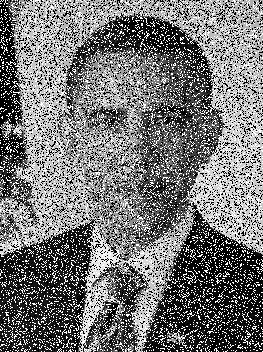
#> input picture MSAN501/images/guesswho.png, 263 x 352 px
$ python flip.py guesswho.png   (Python 2 division)
#> lines starting #> are read from the running program, lines starting #| are printed output that depends on the picture
import sys
from PIL import Image

def flip(img):
    width, height = img.size
    imgcopy = img.copy()
    mat1 = img.load()
    mat2 = imgcopy.load()
    for i in range(height):
        for j in range(width):
            mat2[j, i] = mat1[width - j - 1, i]
    return imgcopy


if len(sys.argv) <= 1:
    print "missing image filename"
    sys.exit(1)
filename = sys.argv[1]
img = Image.open(filename)
#> img is the input picture: PIL image 263x352 P; min 0, max 255, mean 117.7
img = img.convert("L")
#> img: PIL image 263x352 L
img.show()

flipimage = flip(img)
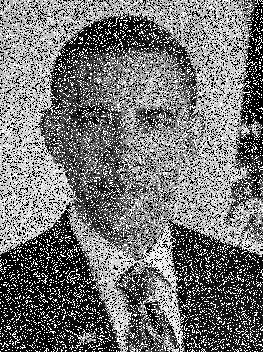
#> flipimage: PIL image 263x352 L; min 0, max 255, mean 117.7

flipimage.show()
